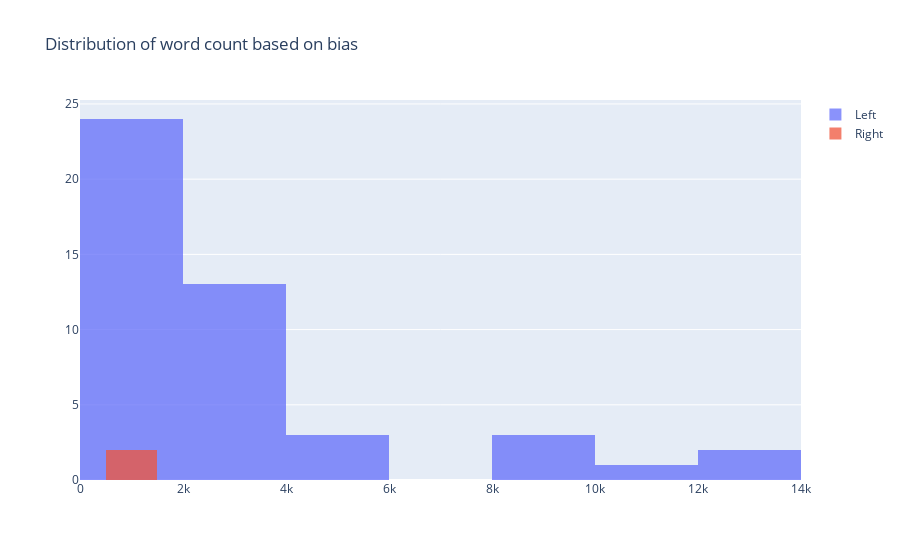

The cell this chart's notebook holds for it:
### Code cell
x1 = df.loc[df['Bias_num'] == 1, 'word_count']
x0 = df.loc[df['Bias_num'] == 0, 'word_count']

trace1 = go.Histogram(
    x=x0, name='Left',
    opacity=0.75
)
trace2 = go.Histogram(
    x=x1, name = 'Right',
    opacity=0.75
)

data = [trace1, trace2]
layout = go.Layout(barmode='overlay', title='Distribution of word count based on bias')
fig = go.Figure(data=data, layout=layout)
fig.show()

### Figure 1 — Plotly figure (JSON) as saved in the notebook; plotly's stock layout.template omitted (floating-point values rounded to 4 significant figures)
{"data": [{"name": "Left", "opacity": 0.75, "type": "histogram", "x": [1486, 755, 11866, 9310, 1333, 848, 3539, 1679, 2069, 365, 8351, 1102, 1969, 5354, 12161, 12464, 8363, 1488, 3902, 4134, 3290, 3153, 3838, 2710, 3478, 2616, 3017, 2780, 3561, 1672, 1329, 1975, 4344, 1152, 1029, 909, 2413, 1230, 1171, 906, 1013, 846, 858, 1551, 1227, 1196]}, {"name": "Right", "opacity": 0.75, "type": "histogram", "x": [1281, 536, 777, 1236]}], "layout": {"barmode": "overlay", "title": {"text": "Distribution of word count based on bias"}}}
